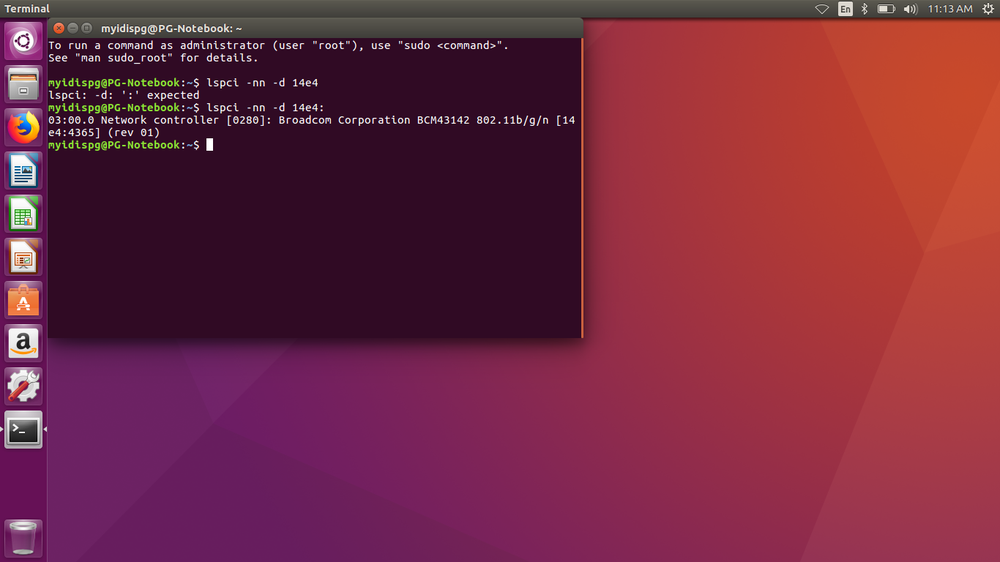
#> input picture Wireless Drivers.png, 1000 x 562 px, shrunk from 1366 x 768 before the run, found by its file name
$ python matlab-convert.py
#> lines starting #> are read from the running program, lines starting #| are printed output that depends on the picture; after the words box and inside, x2 and y2 are one past the last pixel; in counts of white or black regions, pixels touching at a corner belong together
### Practice/opencv_regionprops.py
#!/usr/bin/env python3
# -*- coding: utf-8 -*-
"""
Created on Tue Oct 16 17:50:47 2018

@author: myidispg
"""

import cv2
import numpy as np

class Contour:
    ''' Provides detailed parameter informations about a contour

        Create a Contour instant as follows: c = Contour(src_img, contour)
                where src_img should be grayscale image.

        Attributes:

        c.area -- gives the area of the region
        c.parameter -- gives the perimeter of the region
        c.moments -- gives all values of moments as a dict
        c.centroid -- gives the centroid of the region as a tuple (x,y)
        c.bounding_box -- gives the bounding box parameters as a tuple => (x,y,width,height)
        c.bx,c.by,c.bw,c.bh -- corresponds to (x,y,width,height) of the bounding box
        c.aspect_ratio -- aspect ratio is the ratio of width to height
        c.equi_diameter -- equivalent diameter of the circle with same as area as that of region
        c.extent -- extent = contour area/bounding box area
        c.convex_hull -- gives the convex hull of the region
        c.convex_area -- gives the area of the convex hull
        c.solidity -- solidity = contour area / convex hull area
        c.center -- gives the center of the ellipse
        c.majoraxis_length -- gives the length of major axis
        c.minoraxis_length -- gives the length of minor axis
        c.orientation -- gives the orientation of ellipse
        c.eccentricity -- gives the eccentricity of ellipse
        c.filledImage -- returns the image where region is white and others are black
        c.filledArea -- finds the number of white pixels in filledImage
        c.convexImage -- returns the image where convex hull region is white and others are black
        c.pixelList -- array of indices of on-pixels in filledImage
        c.maxval -- corresponds to max intensity in the contour region
        c.maxloc -- location of max.intensity pixel location
        c.minval -- corresponds to min intensity in the contour region
        c.minloc -- corresponds to min.intensity pixel location
        c.meanval -- finds mean intensity in the contour region
        c.leftmost -- leftmost point of the contour
        c.rightmost -- rightmost point of the contour
        c.topmost -- topmost point of the contour
        c.bottommost -- bottommost point of the contour
        c.distance_image((x,y)) -- return the distance (x,y) from the contour.
        c.distance_image() -- return the distance image where distance to all points on image are calculated
        '''
    def __init__(self,img,cnt):
        self.img = img
        self.cnt = cnt
        self.size = len(cnt)

        # MAIN PARAMETERS

        #Contour.area - Area bounded by the contour region'''
        self.area = cv2.contourArea(self.cnt)

        # contour perimeter
        self.perimeter = cv2.arcLength(cnt,True)

        # centroid
        self.moments = cv2.moments(cnt)
        if self.moments['m00'] != 0.0:
            self.cx = self.moments['m10']/self.moments['m00']
            self.cy = self.moments['m01']/self.moments['m00']
            self.centroid = (self.cx,self.cy)
        else:
            self.centroid = "Region has zero area"

        # bounding box
        self.bounding_box=cv2.boundingRect(cnt)
        (self.bx,self.by,self.bw,self.bh) = self.bounding_box

        # aspect ratio
        self.aspect_ratio = self.bw/float(self.bh)

        # equivalent diameter
        self.equi_diameter = np.sqrt(4*self.area/np.pi)

        # extent = contour area/boundingrect area
        self.extent = self.area/(self.bw*self.bh)


        ### CONVEX HULL ###

        # convex hull
        self.convex_hull = cv2.convexHull(cnt)

        # convex hull area
        self.convex_area = cv2.contourArea(self.convex_hull)

        # solidity = contour area / convex hull area
        self.solidity = self.area/float(self.convex_area)


        ### ELLIPSE  ###

        self.ellipse = cv2.fitEllipse(cnt)

        # center, axis_length and orientation of ellipse
        (self.center,self.axes,self.orientation) = self.ellipse

        # length of MAJOR and minor axis
        self.majoraxis_length = max(self.axes)
        self.minoraxis_length = min(self.axes)

        # eccentricity = sqrt( 1 - (ma/MA)^2) --- ma= minor axis --- MA= major axis
        self.eccentricity = np.sqrt(1-(self.minoraxis_length/self.majoraxis_length)**2)


        ### CONTOUR APPROXIMATION ###

        self.approx = cv2.approxPolyDP(cnt,0.02*self.perimeter,True)


        ### EXTRA IMAGES ###

        # filled image :- binary image with contour region white and others black
        self.filledImage = np.zeros(self.img.shape[0:2],np.uint8)
        cv2.drawContours(self.filledImage,[self.cnt],0,255,-1)

        # area of filled image
        filledArea = cv2.countNonZero(self.filledImage)

        # pixelList - array of indices of contour region
        self.pixelList = np.transpose(np.nonzero(self.filledImage))

        # convex image :- binary image with convex hull region white and others black
        self.convexImage = np.zeros(self.img.shape[0:2],np.uint8)
        cv2.drawContours(self.convexImage,[self.convex_hull],0,255,-1)


        ### PIXEL PARAMETERS

        # mean value, minvalue, maxvalue
        self.minval,self.maxval,self.minloc,self.maxloc = cv2.minMaxLoc(self.img,mask = self.filledImage)
        self.meanval = cv2.mean(self.img,mask = self.filledImage)


        ### EXTREME POINTS ###

        # Finds the leftmost, rightmost, topmost and bottommost points
        self.leftmost = tuple(self.cnt[self.cnt[:,:,0].argmin()][0])
        self.rightmost = tuple(self.cnt[self.cnt[:,:,0].argmax()][0])
        self.topmost = tuple(self.cnt[self.cnt[:,:,1].argmin()][0])
        self.bottommost = tuple(self.cnt[self.cnt[:,:,1].argmax()][0])
        self.extreme = (self.leftmost,self.rightmost,self.topmost,self.bottommost)

    ### DISTANCE CALCULATION

    # [30 lines left out: function distance_image, not called in this run]


# [99 lines of commented-out code are left out]

### Practice/matlab-convert.py
#!/usr/bin/env python3
# -*- coding: utf-8 -*-
"""
Created on Mon Oct 15 17:33:00 2018

@author: myidispg
"""

import cv2
import skimage
import numpy as np
import gc
from opencv_regionprops import Contour

#img = cv2.imread('../Test Images/ReceiptSwiss.jpg',0)
img = cv2.imread('../Test Images/Wireless Drivers.png',0)
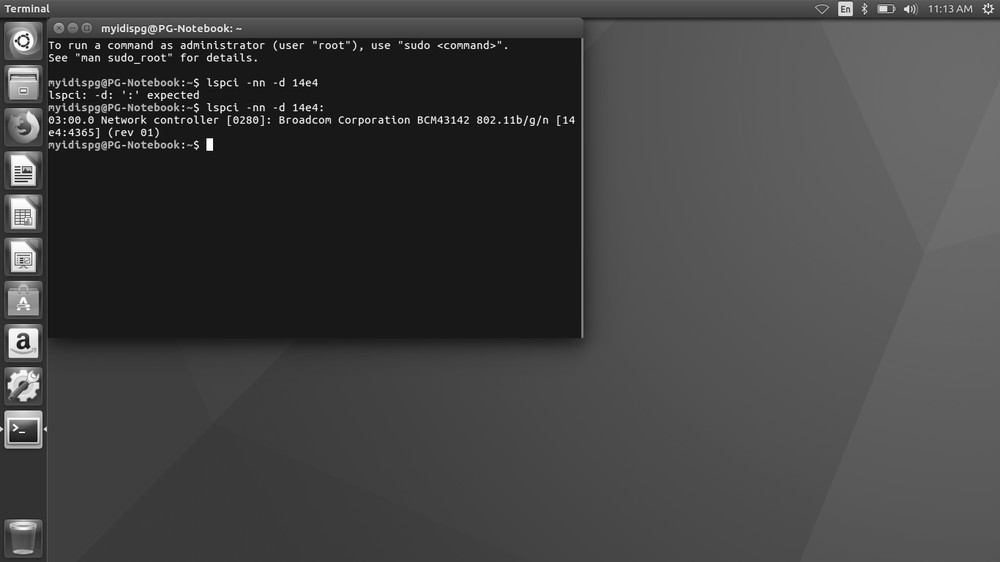
#> img: shape (562, 1000); min 1, max 255, mean 66.4

mser = cv2.MSER_create()
regions, boxes = mser.detectRegions(img)
#> regions = 564 items; boxes = 564 rows, first 6: [1, 18, 46, 4], [1, 430, 46, 131], [1, 430, 46, 131], [17, 124, 14, 11], [17, 123, 14, 12], [17, 123, 14, 12]

# Use regionprops to measure certain properties
mserStats = skimage.measure.regionprops(boxes)
#> mserStats = 165 regions; largest, box (x1, y1, x2, y2) and area: (0, 39, 4, 564) 90, (0, 108, 4, 439) 86, (0, 19, 4, 557) 85, (0, 4, 4, 563) 77, (0, 3, 4, 552) 75

# Vertically stack bbox from mserStats
bbox = []

for stat in mserStats:
    bbox.append(stat['bbox'])
#> after the loop, bbox = 165 items, first 6: (0, 0, 150, 4), (90, 1, 127, 3), (106, 1, 149, 3), (0, 0, 453, 4), (71, 0, 444, 4), (8, 0, 521, 4)

bbox = np.asarray(bbox)
#> bbox = 165 rows, first 6: [0, 0, 150, 4], [90, 1, 127, 3], [106, 1, 149, 3], [0, 0, 453, 4], [71, 0, 444, 4], [8, 0, 521, 4]

# Compute aspect ratio using bounding box data
w = bbox[:, 2] - bbox[:, 0]
#> w = 165 values, max 559 at index 11, min 1 at index 43, mean 125.2
h = bbox[:, 3] - bbox[:, 1]
#> h = 165 values, max 4 at index 0, min 1 at index 39, mean 1.59
aspectRatio = np.divide(w,h)
#> aspectRatio = 165 values, max 442 at index 58, min 1 at index 43, mean 56.41

del w, h
gc.collect()

# Get some useful regionprops for the image to Threshhold.
eccentricity = []
for stat in mserStats:
    eccentricity.append(stat['eccentricity'])
#> after the loop, eccentricity = 165 values, max 1 at index 39, min 0 at index 43, mean 0.83

eccentricity = np.asarray(eccentricity)

Solidity = []
for stat in mserStats:
    Solidity.append(stat['Solidity'])
#> after the loop, Solidity = 165 values, max 1 at index 41, min 0.00947 at index 146, mean 0.506

Solidity = np.asarray(Solidity)

Extent = []
for stat in mserStats:
    Extent.append(stat['Extent'])
#> after the loop, Extent = 165 values, max 1 at index 41, min 0.00475 at index 146, mean 0.503

Extent = np.asarray(Extent)

EulerNumber = []
for stat in mserStats:
    EulerNumber.append(stat['EulerNumber'])
#> after the loop, EulerNumber = 165 values, max 30 at index 11, min 1 at index 41, mean 4.31

EulerNumber = np.asarray(EulerNumber)

del mserStats
gc.collect()

# Threshold the data to determine which regions to remove

# loop to count true in filteridx
filterIdx = []

trueCount = 0
for filters in filterIdx:
    if filters == True:
        trueCount += 1

for prop in aspectRatio:
    filterIdx.append(True if prop > 3 else False) # True count 127
#> this loop made 165 passes
#> prop on passes 1 to 3: 37.5, 18.5, 21.5
#> after the loop, filterIdx = 165 items, first 6: True, True, True, True, True, True

for i in range(len(filterIdx)):
    if filterIdx[i] or eccentricity[i] > .995: # True count 151
        filterIdx[i] = True

for i in range(len(filterIdx)):
    if filterIdx[i] or Solidity[i] < .3: # True count 151
        filterIdx[i] = True

for i in range(len(filterIdx)):
    if filterIdx[i]:
        if Extent[i] > 0.9 or Extent[i] < 0.2: # True count 151
          filterIdx[i] = True

for i in range(len(filterIdx)):
    if filterIdx[i] or EulerNumber[i] < -4: # True count 151
        filterIdx[i] = True

#-------------
import cv2
import skimage
import numpy as np
import gc
from opencv_regionprops import Contour

img = cv2.imread('../Test Images/Wireless Drivers.png',0)
(thresh, img) = cv2.threshold(img, 128, 255, cv2.THRESH_BINARY | cv2.THRESH_OTSU)
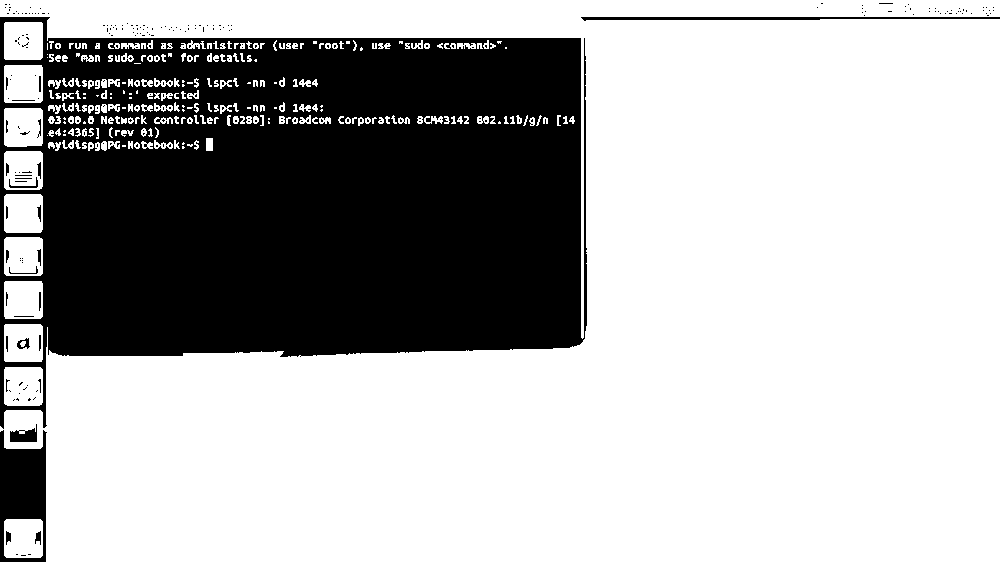
#> img: shape (562, 1000); 69.3% white; 297 black regions (273 under 20 px)
#> thresh = 55
contours = cv2.findContours(img, mode=cv2.RETR_TREE, method=cv2.CHAIN_APPROX_SIMPLE)
#> contours = 606 contours, 473 with area under 20; largest, box (x1, y1, x2, y2) and area: (0, 0, 1000, 562) 365374, (4, 519, 43, 558) 1436, (4, 237, 43, 276) 1435, (4, 194, 43, 233) 1435, (4, 151, 43, 190) 1434

# Filetr contours with less than 5 points

contoursList = [contour for contour in contours[1] if contour.shape[0] >= 5]
#> contoursList = 1 item
# Remove contours that cannot be turned into ellipsis
contours = list(contours)
contours[1] = contoursList
contours = tuple(contours)

bbox = []
for cnt in contoursList:
#> (the run stopped early here; a loop or call above may not have finished)
